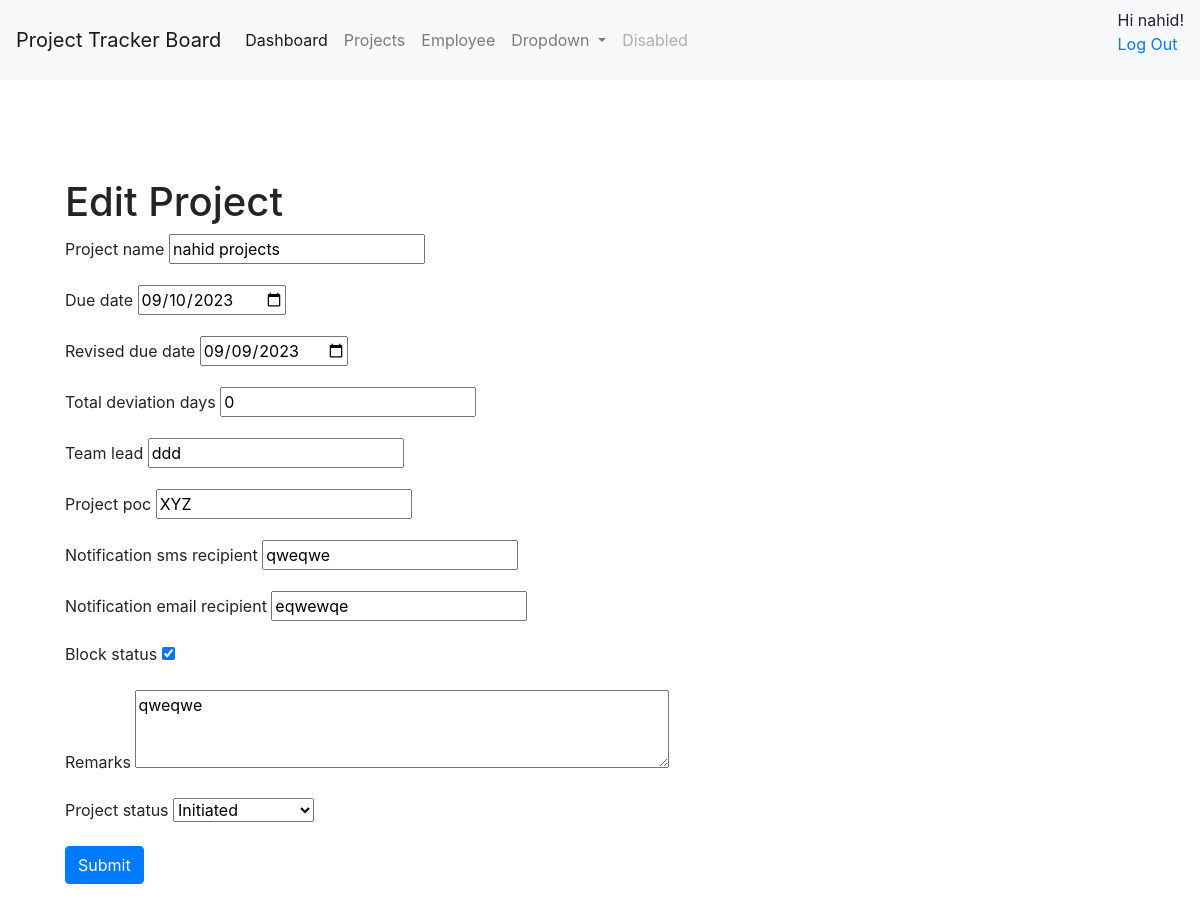
Page /project/edit/7 (signed in) on the earlier database version.
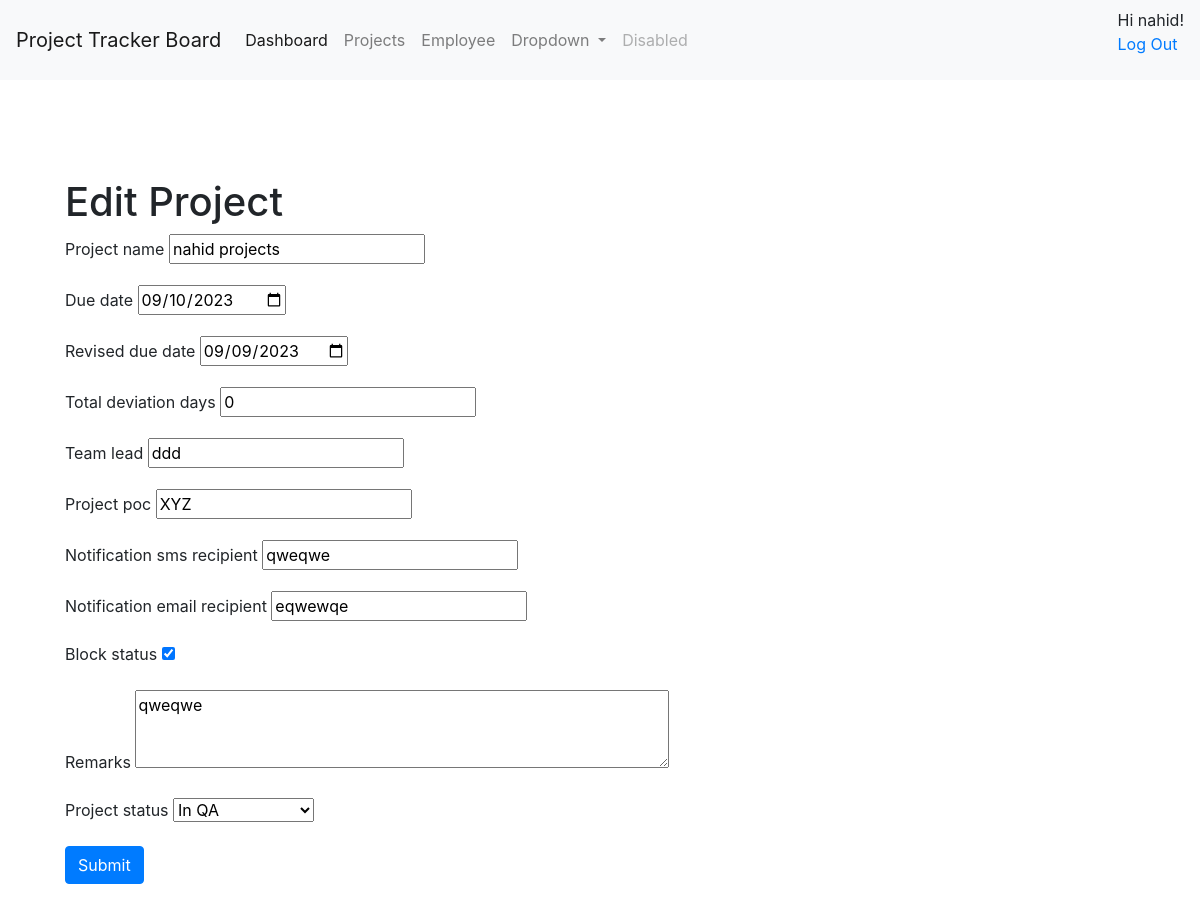
Same page on the later database version.
### employee/models.py (models this page shows)
class Project(models.Model):
    PROJECT_STATUS = (
        ('INITIATED', 'Initiated'),
        ('IN_DEV', 'In Development'),
        ('IN_QA', 'In QA')
    )
    project_id = models.AutoField(primary_key=True)
    project_name = models.CharField(max_length=100)
    due_date=models.DateField()
    revised_due_date=models.DateField()
    total_deviation_days=models.IntegerField(default=0)
    team_lead=models.CharField(max_length=50,blank=True)
    project_poc=models.CharField(max_length=50,blank=True)
    notification_sms_recipient=models.CharField(max_length=100, blank=True)
    notification_email_recipient=models.CharField(max_length=100, blank=True)
    block_status=models.BooleanField(default=False)
    inserted_by=models.CharField(max_length=250,default="admin",blank=True)
    insert_date=models.DateTimeField(auto_now_add=True)
    updated_by=models.CharField(max_length=250,default="admin",blank=True)
    update_date=models.DateTimeField(auto_now_add=True)
    remarks=models.CharField(max_length=250,blank=True)
    project_status = models.CharField(max_length=20, choices=PROJECT_STATUS)
    class Meta:
        managed = True
        db_table = "project"

### employee/views_project.py (the view)
# urls.py: path('project/edit/<int:id>', views_project.edit),
@login_required
def edit(request, id):
    logger.warning("edit called------------->");
    project = get_object_or_404(Project, pk=id)
    if request.method == 'POST':
        form = ProjectForm(request.POST, instance=project)
        if form.is_valid():
            form.save()
            return redirect('/project/show')
    else:
        form = ProjectForm(instance=project)
    return render(request, 'project/edit.html', {'form': form, 'project': project})

### employee/forms.py (shortened to what this page needs)
class ProjectForm(forms.ModelForm):
    PROJECT_STATUS = (
        ('INITIATED', 'Initiated'),
        ('IN_DEV', 'In Development'),
        ('IN_QA', 'In QA')
    )
    project_status = forms.ChoiceField(choices=PROJECT_STATUS, initial='initiated')
    class Meta:
        model = Project
        fields = "__all__"
        exclude=['inserted_by','updated_by']
        widgets = {
            'due_date': DateInput(),
            'revised_due_date': DateInput() ,
            'remarks': forms.Textarea(attrs={'rows': 3, 'cols': 50}),
        }

### employee/templates/project/edit.html (shortened to what this page needs)
{% extends "base.html" %} {% block content %}
<div class="container mt-5">
  <h1>Edit Project</h1>
  <form method="post" class="form">
    {% for field in form %}
      <div class="form-group">
        <label for="{{ field.id_for_label }}" class="form-label">{{ field.label }}</label>
        {{ field }}
      </div>
    {% endfor %}
    <button type="submit" class="btn btn-primary">Submit</button>
  </form>
</div>
{% endblock %}

Differences in the rows shown:
changed Project "nahid projects": project_status "Initiated" → "In QA"
